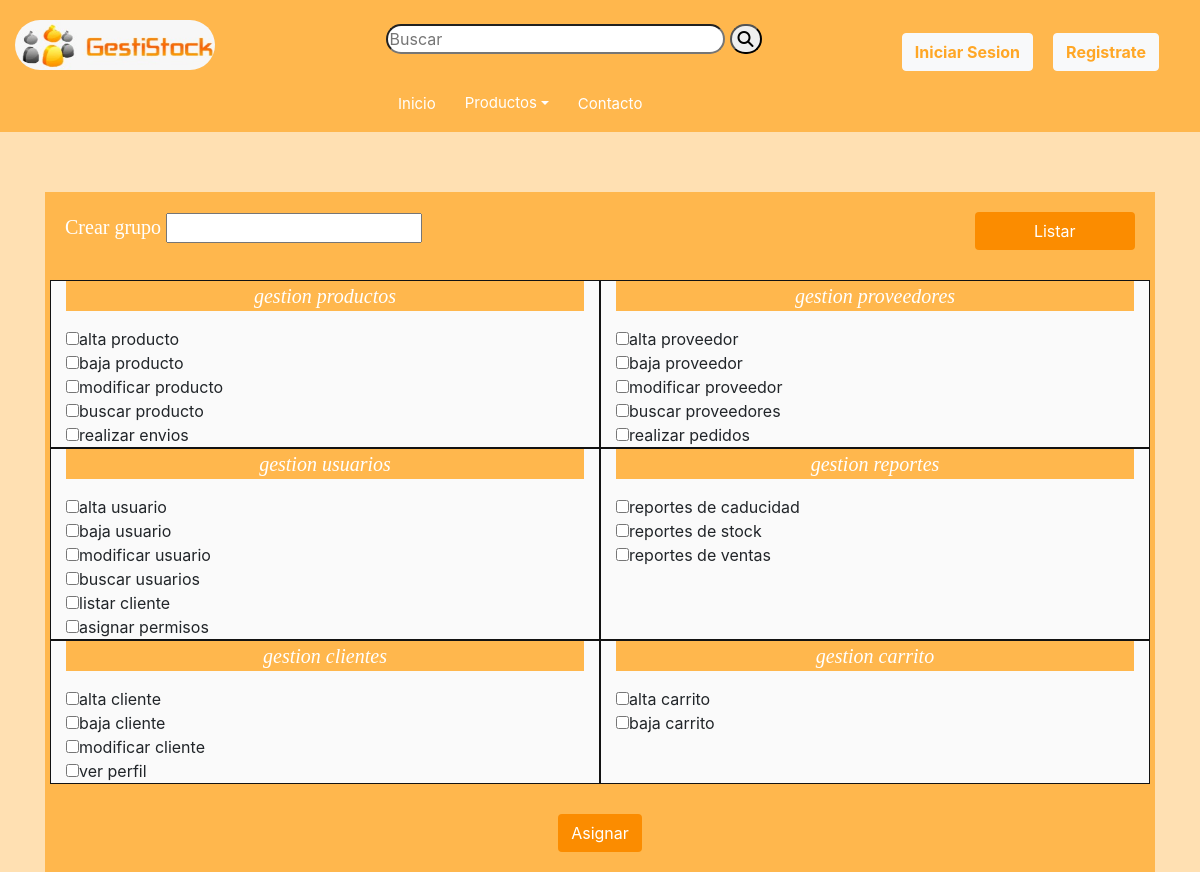
Screenshot of /asignarPermisos.php with the database file from the repository.
### tables this page shows
CREATE TABLE `gestiones` (
  `idGestiones` int(11) NOT NULL,
  `nombreGestion` varchar(100) NOT NULL
);

CREATE TABLE `permisos` (
  `idPermiso` int(11) NOT NULL,
  `nombrePermiso` varchar(45) NOT NULL
);

### asignarPermisos.php (the view, shortened to what this page needs)
<?php
      require("header.php");
      require("conexion.php");
?>
<div class="container">
        <div class="row">
              <div class="col-md-12" style="padding-top:60px;">
                   <form action="permisos.php" method="post" class="permisos">
                        <div class="row">
                            <div class="col-md-12">
                                <label>Crear grupo</label>
                                <input type="text" name="nombreGrupo">
                                <a style="float:right;width:15%" href="listarPermisos.php" class="btn botonpermisos">Listar</a>
                            </div>
                            <div class="col-md-12" style="padding-top:30px;">
                                <?php
                                    $agrupamiento=mysqli_query($conexion,"SELECT idGestiones, nombreGestion FROM gestiones ORDER BY idGestiones ASC");
                                    while($PermisosGestiones=mysqli_fetch_array($agrupamiento)){
                                ?>
                            </div>
                            <div class="col-md-6 gestiones">
                                    <p><?php echo $PermisosGestiones['nombreGestion']?></p>
                                    <?php
                                            $permisos=mysqli_query($conexion,"SELECT p.idpermiso, p.nombrePermiso FROM gestiones AS g, gestiones_permisos AS gp,permisos AS p
                                                                            WHERE g.idGestiones = gp.idGestiones
                                                                            AND gp.idpermiso=p.idpermiso
                                                                            AND g.idGestiones=" . $PermisosGestiones['idGestiones']);
                                            while($r=mysqli_fetch_array($permisos)){?>
                                                <input type="checkbox" name="nombrePermiso[]" value="<?php echo $r['nombrePermiso']?>"><?php echo $r['nombrePermiso']?><br>
                                   <?php    }
                                    }
                                   ?>
                            </div>
                            <div class="col-md-12" align="center" style="padding-top:30px">
                                <button type="submit" class="btn botonpermisos"  name="alta" value="alta">Asignar</button>
                            </div>
                        </div>
                   </form>
             </div>
        </div>
 </div>

### rows the page displays
gestiones: nombreGestion "gestion productos"
permisos: nombrePermiso "alta producto"
permisos: nombrePermiso "baja producto"
permisos: nombrePermiso "modificar producto"
permisos: nombrePermiso "buscar producto"
permisos: nombrePermiso "realizar envios"
gestiones: nombreGestion "gestion proveedores"
permisos: nombrePermiso "alta proveedor"
permisos: nombrePermiso "baja proveedor"
permisos: nombrePermiso "modificar proveedor"
permisos: nombrePermiso "buscar proveedores"
permisos: nombrePermiso "realizar pedidos"
gestiones: nombreGestion "gestion usuarios"
permisos: nombrePermiso "alta usuario"
permisos: nombrePermiso "baja usuario"
permisos: nombrePermiso "modificar usuario"
permisos: nombrePermiso "buscar usuarios"
permisos: nombrePermiso "listar cliente"
permisos: nombrePermiso "asignar permisos"
gestiones: nombreGestion "gestion reportes"
permisos: nombrePermiso "reportes de caducidad"
permisos: nombrePermiso "reportes de stock"
permisos: nombrePermiso "reportes de ventas"
gestiones: nombreGestion "gestion clientes"
permisos: nombrePermiso "alta cliente"
permisos: nombrePermiso "baja cliente"
permisos: nombrePermiso "modificar cliente"
permisos: nombrePermiso "ver perfil"
gestiones: nombreGestion "gestion carrito"
permisos: nombrePermiso "alta carrito"
permisos: nombrePermiso "baja carrito"
